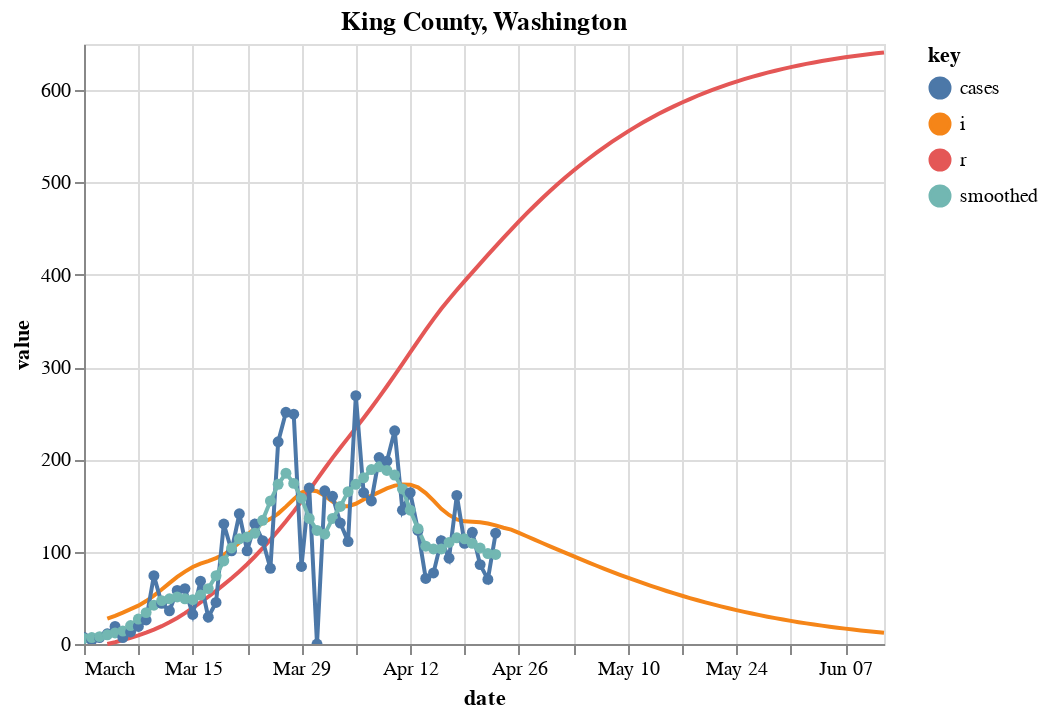

The cell this chart's notebook holds for it:
### Markdown cell above
# King and Save to CSV

### Code cell
fm = "prd_ets"
c = [county_state("King", "Washington")]
sir_df = county_sir(c, horizon=50, forecast_method=fm, fudge_factor=2.5)

# Plot forecast
fig, axes = plt.subplots(nrows=1, ncols=1, figsize=(1200/72,400/72))
fig.set_facecolor('w')
plot_rt_fc(sir_df, axes, c, forecast_method=fm)
plot_actuals_sir(sir_df, str(c[0].county + " County, " + c[0].state))

### Figure 1 — Vega-Lite specification as saved in the notebook (floating-point values rounded to 4 significant figures)
{"config": {"view": {"continuousWidth": 400, "continuousHeight": 300}}, "layer": [{"mark": "line", "encoding": {"color": {"type": "nominal", "field": "key"}, "x": {"type": "temporal", "field": "date"}, "y": {"type": "quantitative", "field": "value"}}, "title": "King County, Washington", "transform": [{"fold": ["i", "r"]}]}, {"mark": {"type": "line", "clip": true, "point": true}, "encoding": {"color": {"type": "nominal", "field": "key"}, "x": {"type": "temporal", "field": "date"}, "y": {"type": "quantitative", "field": "value"}}, "title": "King County, Washington", "transform": [{"fold": ["cases", "smoothed"]}]}], "data": {"name": "data-4684feb9e6b09e6fdd73b366f79940c2"}, "$schema": "https://vega.github.io/schema/vega-lite/v4.8.1.json", "datasets": {"data-4684feb9e6b09e6fdd73b366f79940c2": [{"date_str": "2020-03-01", "ML": 3.0, "Low_75": 1.3, "High_75": 5.44, "cases": 7.0, "smoothed": 6.0, "date": "2020-03-01T00:00:00", "fcst": 0.0, "prd_lin": 2.529, "prd_spln": 6.715, "prd_ets": null, "prd_loess": 3.175, "s": null, "i": null, "r": null, "b": null}, {"date_str": "2020-03-02", "ML": 2.74, "Low_75": 1.35, "High_75": 4.31, "cases": 4.0, "smoothed": 7.0, "date": "2020-03-02T00:00:00", "fcst": 0.0, "prd_lin": 2.488, "prd_spln": 5.024, "prd_ets": null, "prd_loess": 3.078, "s": null, "i": null, "r": null, "b": null}, {"date_str": "2020-03-03", "ML": 2.57, "Low_75": 1.31, "High_75": 3.83, "cases": 7.0, "smoothed": 8.0, "date": "2020-03-03T00:00:00", "fcst": 0.0, "prd_lin": 2.448, "prd_spln": 4.212, "prd_ets": null, "prd_loess": 2.984, "s": null, "i": null, "r": null, "b": null}, {"date_str": "2020-03-04", "ML": 2.57, "Low_75": 1.42, "High_75": 3.71, "cases": 11.0, "smoothed": 10.0, "date": "2020-03-04T00:00:00", "fcst": 0.0, "prd_lin": 2.408, "prd_spln": 3.703, "prd_ets": null, "prd_loess": 2.892, "s": 2253000.0, "i": 27.5, "r": 0.0, "b": 8.149e-08}, {"date_str": "2020-03-05", "ML": 2.52, "Low_75": 1.42, "High_75": 3.51, "cases": 19.0, "smoothed": 12.0, "date": "2020-03-05T00:00:00", "fcst": 0.0, "prd_lin": 2.367, "prd_spln": 3.343, "prd_ets": null, "prd_loess": 2.801, "s": 2253000.0, "i": 30.58, "r": 1.964, "b": 8.149e-08}, {"date_str": "2020-03-06", "ML": 2.43, "Low_75": 1.41, "High_75": 3.33, "cases": 7.0, "smoothed": 14.0, "date": "2020-03-06T00:00:00", "fcst": 0.0, "prd_lin": 2.327, "prd_spln": 3.07, "prd_ets": null, "prd_loess": 2.713, "s": 2253000.0, "i": 34.01, "r": 4.149, "b": 7.99e-08}, {"date_str": "2020-03-07", "ML": 2.67, "Low_75": 1.71, "High_75": 3.5, "cases": 13.0, "smoothed": 20.0, "date": "2020-03-07T00:00:00", "fcst": 0.0, "prd_lin": 2.287, "prd_spln": 2.852, "prd_ets": 2.681, "prd_loess": 2.627, "s": 2253000.0, "i": 37.71, "r": 6.578, "b": 7.705e-08}, {"date_str": "2020-03-08", "ML": 2.79, "Low_75": 1.91, "High_75": 3.53, "cases": 19.0, "smoothed": 27.0, "date": "2020-03-08T00:00:00", "fcst": 0.0, "prd_lin": 2.246, "prd_spln": 2.672, "prd_ets": 2.516, "prd_loess": 2.543, "s": 2253000.0, "i": 41.56, "r": 9.272, "b": 8.466e-08}, {"date_str": "2020-03-09", "ML": 2.74, "Low_75": 1.94, "High_75": 3.4, "cases": 26.0, "smoothed": 34.0, "date": "2020-03-09T00:00:00", "fcst": 0.0, "prd_lin": 2.206, "prd_spln": 2.52, "prd_ets": 2.699, "prd_loess": 2.461, "s": 2253000.0, "i": 46.52, "r": 12.24, "b": 8.846e-08}, {"date_str": "2020-03-10", "ML": 2.66, "Low_75": 1.99, "High_75": 3.31, "cases": 74.0, "smoothed": 42.0, "date": "2020-03-10T00:00:00", "fcst": 0.0, "prd_lin": 2.165, "prd_spln": 2.388, "prd_ets": 2.672, "prd_loess": 2.38, "s": 2253000.0, "i": 52.46, "r": 15.56, "b": 8.688e-08}, {"date_str": "2020-03-11", "ML": 2.41, "Low_75": 1.77, "High_75": 2.99, "cases": 44.0, "smoothed": 47.0, "date": "2020-03-11T00:00:00", "fcst": 0.0, "prd_lin": 2.125, "prd_spln": 2.272, "prd_ets": 2.604, "prd_loess": 2.302, "s": 2253000.0, "i": 58.98, "r": 19.31, "b": 8.434e-08}, {"date_str": "2020-03-12", "ML": 2.11, "Low_75": 1.46, "High_75": 2.62, "cases": 36.0, "smoothed": 49.0, "date": "2020-03-12T00:00:00", "fcst": 0.0, "prd_lin": 2.085, "prd_spln": 2.169, "prd_ets": 2.343, "prd_loess": 2.226, "s": 2253000.0, "i": 65.98, "r": 23.52, "b": 7.641e-08}, {"date_str": "2020-03-13", "ML": 1.9, "Low_75": 1.32, "High_75": 2.43, "cases": 58.0, "smoothed": 51.0, "date": "2020-03-13T00:00:00", "fcst": 0.0, "prd_lin": 2.044, "prd_spln": 2.075, "prd_ets": 2.029, "prd_loess": 2.152, "s": 2253000.0, "i": 72.62, "r": 28.24, "b": 6.69e-08}, {"date_str": "2020-03-14", "ML": 1.61, "Low_75": 1.03, "High_75": 2.12, "cases": 60.0, "smoothed": 49.0, "date": "2020-03-14T00:00:00", "fcst": 0.0, "prd_lin": 2.004, "prd_spln": 1.989, "prd_ets": 1.82, "prd_loess": 2.079, "s": 2253000.0, "i": 78.38, "r": 33.42, "b": 6.024e-08}, {"date_str": "2020-03-15", "ML": 1.44, "Low_75": 0.83, "High_75": 1.92, "cases": 32.0, "smoothed": 48.0, "date": "2020-03-15T00:00:00", "fcst": 0.0, "prd_lin": 1.964, "prd_spln": 1.911, "prd_ets": 1.522, "prd_loess": 2.009, "s": 2253000.0, "i": 83.42, "r": 39.02, "b": 5.105e-08}, {"date_str": "2020-03-16", "ML": 1.5, "Low_75": 0.91, "High_75": 1.99, "cases": 68.0, "smoothed": 53.0, "date": "2020-03-16T00:00:00", "fcst": 0.0, "prd_lin": 1.923, "prd_spln": 1.838, "prd_ets": 1.36, "prd_loess": 1.94, "s": 2253000.0, "i": 87.05, "r": 44.98, "b": 4.566e-08}, {"date_str": "2020-03-17", "ML": 1.59, "Low_75": 1.02, "High_75": 2.08, "cases": 29.0, "smoothed": 60.0, "date": "2020-03-17T00:00:00", "fcst": 0.0, "prd_lin": 1.883, "prd_spln": 1.771, "prd_ets": 1.452, "prd_loess": 1.874, "s": 2253000.0, "i": 89.79, "r": 51.2, "b": 4.756e-08}, {"date_str": "2020-03-18", "ML": 1.84, "Low_75": 1.26, "High_75": 2.29, "cases": 45.0, "smoothed": 74.0, "date": "2020-03-18T00:00:00", "fcst": 0.0, "prd_lin": 1.842, "prd_spln": 1.708, "prd_ets": 1.568, "prd_loess": 1.809, "s": 2253000.0, "i": 92.99, "r": 57.61, "b": 5.041e-08}, {"date_str": "2020-03-19", "ML": 2.0, "Low_75": 1.45, "High_75": 2.43, "cases": 130.0, "smoothed": 90.0, "date": "2020-03-19T00:00:00", "fcst": 0.0, "prd_lin": 1.802, "prd_spln": 1.648, "prd_ets": 1.854, "prd_loess": 1.747, "s": 2253000.0, "i": 96.91, "r": 64.25, "b": 5.834e-08}, {"date_str": "2020-03-20", "ML": 2.01, "Low_75": 1.52, "High_75": 2.44, "cases": 101.0, "smoothed": 104.0, "date": "2020-03-20T00:00:00", "fcst": 0.0, "prd_lin": 1.762, "prd_spln": 1.593, "prd_ets": 2.028, "prd_loess": 1.686, "s": 2253000.0, "i": 102.7, "r": 71.17, "b": 6.341e-08}, {"date_str": "2020-03-21", "ML": 1.88, "Low_75": 1.4, "High_75": 2.28, "cases": 141.0, "smoothed": 114.0, "date": "2020-03-21T00:00:00", "fcst": 0.0, "prd_lin": 1.721, "prd_spln": 1.54, "prd_ets": 2.03, "prd_loess": 1.627, "s": 2253000.0, "i": 110.1, "r": 78.51, "b": 6.373e-08}, {"date_str": "2020-03-22", "ML": 1.62, "Low_75": 1.13, "High_75": 1.99, "cases": 101.0, "smoothed": 116.0, "date": "2020-03-22T00:00:00", "fcst": 0.0, "prd_lin": 1.681, "prd_spln": 1.49, "prd_ets": 1.879, "prd_loess": 1.571, "s": 2253000.0, "i": 118.0, "r": 86.37, "b": 5.961e-08}, {"date_str": "2020-03-23", "ML": 1.49, "Low_75": 1.05, "High_75": 1.89, "cases": 130.0, "smoothed": 120.0, "date": "2020-03-23T00:00:00", "fcst": 0.0, "prd_lin": 1.641, "prd_spln": 1.443, "prd_ets": 1.589, "prd_loess": 1.516, "s": 2253000.0, "i": 125.4, "r": 94.8, "b": 5.137e-08}, {"date_str": "2020-03-24", "ML": 1.59, "Low_75": 1.13, "High_75": 1.96, "cases": 112.0, "smoothed": 134.0, "date": "2020-03-24T00:00:00", "fcst": 0.0, "prd_lin": 1.6, "prd_spln": 1.398, "prd_ets": 1.454, "prd_loess": 1.464, "s": 2253000.0, "i": 131.0, "r": 103.8, "b": 4.724e-08}, {"date_str": "2020-03-25", "ML": 1.75, "Low_75": 1.32, "High_75": 2.12, "cases": 82.0, "smoothed": 155.0, "date": "2020-03-25T00:00:00", "fcst": 0.0, "prd_lin": 1.56, "prd_spln": 1.355, "prd_ets": 1.577, "prd_loess": 1.414, "s": 2253000.0, "i": 135.6, "r": 113.1, "b": 5.041e-08}, {"date_str": "2020-03-26", "ML": 1.75, "Low_75": 1.34, "High_75": 2.11, "cases": 219.0, "smoothed": 173.0, "date": "2020-03-26T00:00:00", "fcst": 0.0, "prd_lin": 1.519, "prd_spln": 1.314, "prd_ets": 1.76, "prd_loess": 1.366, "s": 2253000.0, "i": 141.3, "r": 122.8, "b": 5.549e-08}, {"date_str": "2020-03-27", "ML": 1.64, "Low_75": 1.22, "High_75": 1.97, "cases": 251.0, "smoothed": 185.0, "date": "2020-03-27T00:00:00", "fcst": 0.0, "prd_lin": 1.479, "prd_spln": 1.275, "prd_ets": 1.757, "prd_loess": 1.32, "s": 2253000.0, "i": 148.8, "r": 132.9, "b": 5.549e-08}, {"date_str": "2020-03-28", "ML": 1.23, "Low_75": 0.82, "High_75": 1.56, "cases": 249.0, "smoothed": 174.0, "date": "2020-03-28T00:00:00", "fcst": 0.0, "prd_lin": 1.439, "prd_spln": 1.237, "prd_ets": 1.632, "prd_loess": 1.278, "s": 2252000.0, "i": 156.8, "r": 143.5, "b": 5.2e-08}, {"date_str": "2020-03-29", "ML": 0.9, "Low_75": 0.49, "High_75": 1.24, "cases": 84.0, "smoothed": 158.0, "date": "2020-03-29T00:00:00", "fcst": 0.0, "prd_lin": 1.398, "prd_spln": 1.201, "prd_ets": 1.177, "prd_loess": 1.237, "s": 2252000.0, "i": 164.0, "r": 154.7, "b": 3.9e-08}, {"date_str": "2020-03-30", "ML": 0.58, "Low_75": 0.19, "High_75": 0.92, "cases": 169.0, "smoothed": 136.0, "date": "2020-03-30T00:00:00", "fcst": 0.0, "prd_lin": 1.358, "prd_spln": 1.166, "prd_ets": 0.8253, "prd_loess": 1.199, "s": 2252000.0, "i": 166.7, "r": 166.4, "b": 2.854e-08}, {"date_str": "2020-03-31", "ML": 0.46, "Low_75": 0.07, "High_75": 0.78, "cases": 0.0, "smoothed": 123.0, "date": "2020-03-31T00:00:00", "fcst": 0.0, "prd_lin": 1.318, "prd_spln": 1.133, "prd_ets": 0.4918, "prd_loess": 1.16, "s": 2252000.0, "i": 165.5, "r": 178.3, "b": 1.839e-08}, {"date_str": "2020-04-01", "ML": 0.54, "Low_75": 0.14, "High_75": 0.89, "cases": 166.0, "smoothed": 119.0, "date": "2020-04-01T00:00:00", "fcst": 0.0, "prd_lin": 1.277, "prd_spln": 1.1, "prd_ets": 0.3857, "prd_loess": 1.119, "s": 2252000.0, "i": 160.5, "r": 190.2, "b": 1.459e-08}, {"date_str": "2020-04-02", "ML": 1.01, "Low_75": 0.56, "High_75": 1.4, "cases": 160.0, "smoothed": 136.0, "date": "2020-04-02T00:00:00", "fcst": 0.0, "prd_lin": 1.237, "prd_spln": 1.069, "prd_ets": 0.4985, "prd_loess": 1.081, "s": 2252000.0, "i": 154.3, "r": 201.6, "b": 1.712e-08}, {"date_str": "2020-04-03", "ML": 1.24, "Low_75": 0.78, "High_75": 1.6, "cases": 131.0, "smoothed": 149.0, "date": "2020-04-03T00:00:00", "fcst": 0.0, "prd_lin": 1.196, "prd_spln": 1.039, "prd_ets": 1.036, "prd_loess": 1.044, "s": 2252000.0, "i": 149.2, "r": 212.6, "b": 3.202e-08}, {"date_str": "2020-04-04", "ML": 1.42, "Low_75": 0.98, "High_75": 1.77, "cases": 111.0, "smoothed": 165.0, "date": "2020-04-04T00:00:00", "fcst": 0.0, "prd_lin": 1.156, "prd_spln": 1.01, "prd_ets": 1.285, "prd_loess": 1.01, "s": 2252000.0, "i": 149.3, "r": 223.3, "b": 3.932e-08}, {"date_str": "2020-04-05", "ML": 1.38, "Low_75": 0.95, "High_75": 1.72, "cases": 269.0, "smoothed": 173.0, "date": "2020-04-05T00:00:00", "fcst": 0.0, "prd_lin": 1.116, "prd_spln": 0.9824, "prd_ets": 1.471, "prd_loess": 0.9774, "s": 2252000.0, "i": 151.9, "r": 234.0, "b": 4.502e-08}, {"date_str": "2020-04-06", "ML": 1.34, "Low_75": 0.93, "High_75": 1.68, "cases": 164.0, "smoothed": 180.0, "date": "2020-04-06T00:00:00", "fcst": 0.0, "prd_lin": 1.075, "prd_spln": 0.9555, "prd_ets": 1.411, "prd_loess": 0.9471, "s": 2252000.0, "i": 156.5, "r": 244.8, "b": 4.376e-08}, {"date_str": "2020-04-07", "ML": 1.34, "Low_75": 0.93, "High_75": 1.67, "cases": 155.0, "smoothed": 189.0, "date": "2020-04-07T00:00:00", "fcst": 0.0, "prd_lin": 1.035, "prd_spln": 0.9295, "prd_ets": 1.356, "prd_loess": 0.9188, "s": 2252000.0, "i": 160.7, "r": 256.0, "b": 4.249e-08}, {"date_str": "2020-04-08", "ML": 1.25, "Low_75": 0.85, "High_75": 1.58, "cases": 202.0, "smoothed": 192.0, "date": "2020-04-08T00:00:00", "fcst": 0.0, "prd_lin": 0.9945, "prd_spln": 0.9043, "prd_ets": 1.351, "prd_loess": 0.8924, "s": 2252000.0, "i": 164.6, "r": 267.5, "b": 4.249e-08}, {"date_str": "2020-04-09", "ML": 1.09, "Low_75": 0.69, "High_75": 1.42, "cases": 198.0, "smoothed": 188.0, "date": "2020-04-09T00:00:00", "fcst": 0.0, "prd_lin": 0.9541, "prd_spln": 0.88, "prd_ets": 1.247, "prd_loess": 0.868, "s": 2252000.0, "i": 168.6, "r": 279.2, "b": 3.963e-08}, {"date_str": "2020-04-10", "ML": 0.99, "Low_75": 0.6, "High_75": 1.33, "cases": 231.0, "smoothed": 183.0, "date": "2020-04-10T00:00:00", "fcst": 0.0, "prd_lin": 0.9138, "prd_spln": 0.8565, "prd_ets": 1.069, "prd_loess": 0.8454, "s": 2252000.0, "i": 171.6, "r": 291.3, "b": 3.456e-08}, {"date_str": "2020-04-11", "ML": 0.77, "Low_75": 0.35, "High_75": 1.09, "cases": 145.0, "smoothed": 168.0, "date": "2020-04-11T00:00:00", "fcst": 0.0, "prd_lin": 0.8734, "prd_spln": 0.8338, "prd_ets": 0.9644, "prd_loess": 0.8246, "s": 2252000.0, "i": 172.7, "r": 303.5, "b": 3.139e-08}, {"date_str": "2020-04-12", "ML": 0.48, "Low_75": 0.09, "High_75": 0.78, "cases": 164.0, "smoothed": 145.0, "date": "2020-04-12T00:00:00", "fcst": 0.0, "prd_lin": 0.833, "prd_spln": 0.8118, "prd_ets": 0.7269, "prd_loess": 0.8056, "s": 2252000.0, "i": 172.6, "r": 315.9, "b": 2.441e-08}, {"date_str": "2020-04-13", "ML": 0.3, "Low_75": 0.0, "High_75": 0.59, "cases": 123.0, "smoothed": 125.0, "date": "2020-04-13T00:00:00", "fcst": 0.0, "prd_lin": 0.7926, "prd_spln": 0.7904, "prd_ets": 0.4169, "prd_loess": 0.7884, "s": 2252000.0, "i": 169.7, "r": 328.2, "b": 1.522e-08}, {"date_str": "2020-04-14", "ML": 0.21, "Low_75": 0.0, "High_75": 0.51, "cases": 71.0, "smoothed": 106.0, "date": "2020-04-14T00:00:00", "fcst": 0.0, "prd_lin": 0.7523, "prd_spln": 0.7698, "prd_ets": 0.2359, "prd_loess": 0.7729, "s": 2252000.0, "i": 163.4, "r": 340.3, "b": 9.512e-09}, {"date_str": "2020-04-15", "ML": 0.36, "Low_75": 0.01, "High_75": 0.65, "cases": 77.0, "smoothed": 103.0, "date": "2020-04-15T00:00:00", "fcst": 0.0, "prd_lin": 0.7119, "prd_spln": 0.7498, "prd_ets": 0.1557, "prd_loess": 0.7592, "s": 2252000.0, "i": 155.3, "r": 352.0, "b": 6.659e-09}, {"date_str": "2020-04-16", "ML": 0.51, "Low_75": 0.1, "High_75": 0.85, "cases": 112.0, "smoothed": 103.0, "date": "2020-04-16T00:00:00", "fcst": 0.0, "prd_lin": 0.6715, "prd_spln": 0.7304, "prd_ets": 0.3403, "prd_loess": 0.7472, "s": 2252000.0, "i": 146.5, "r": 363.1, "b": 1.141e-08}, {"date_str": "2020-04-17", "ML": 0.79, "Low_75": 0.34, "High_75": 1.19, "cases": 93.0, "smoothed": 110.0, "date": "2020-04-17T00:00:00", "fcst": 0.0, "prd_lin": 0.6311, "prd_spln": 0.7116, "prd_ets": 0.5139, "prd_loess": 0.737, "s": 2252000.0, "i": 139.8, "r": 373.5, "b": 1.617e-08}, {"date_str": "2020-04-18", "ML": 0.95, "Low_75": 0.48, "High_75": 1.35, "cases": 161.0, "smoothed": 115.0, "date": "2020-04-18T00:00:00", "fcst": 0.0, "prd_lin": 0.5908, "prd_spln": 0.6934, "prd_ets": 0.8252, "prd_loess": 0.7286, "s": 2252000.0, "i": 134.9, "r": 383.5, "b": 2.505e-08}, {"date_str": "2020-04-19", "ML": 0.94, "Low_75": 0.5, "High_75": 1.36, "cases": 109.0, "smoothed": 114.0, "date": "2020-04-19T00:00:00", "fcst": 0.0, "prd_lin": 0.5504, "prd_spln": 0.6757, "prd_ets": 0.9926, "prd_loess": 0.722, "s": 2252000.0, "i": 132.9, "r": 393.2, "b": 3.012e-08}, {"date_str": "2020-04-20", "ML": 0.86, "Low_75": 0.38, "High_75": 1.24, "cases": 121.0, "smoothed": 109.0, "date": "2020-04-20T00:00:00", "fcst": 0.0, "prd_lin": 0.51, "prd_spln": 0.6585, "prd_ets": 0.968, "prd_loess": 0.7173, "s": 2252000.0, "i": 132.4, "r": 402.7, "b": 2.98e-08}, {"date_str": "2020-04-21", "ML": 0.79, "Low_75": 0.31, "High_75": 1.17, "cases": 86.0, "smoothed": 104.0, "date": "2020-04-21T00:00:00", "fcst": 0.0, "prd_lin": 0.4696, "prd_spln": 0.6418, "prd_ets": 0.8699, "prd_loess": 0.7143, "s": 2252000.0, "i": 131.8, "r": 412.1, "b": 2.727e-08}, {"date_str": "2020-04-22", "ML": 0.72, "Low_75": 0.26, "High_75": 1.11, "cases": 70.0, "smoothed": 98.0, "date": "2020-04-22T00:00:00", "fcst": 0.0, "prd_lin": 0.4293, "prd_spln": 0.6256, "prd_ets": 0.7886, "prd_loess": 0.7133, "s": 2252000.0, "i": 130.5, "r": 421.5, "b": 2.505e-08}, {"date_str": "2020-04-23", "ML": 0.77, "Low_75": 0.3, "High_75": 1.17, "cases": 120.0, "smoothed": 97.0, "date": "2020-04-23T00:00:00", "fcst": 0.0, "prd_lin": 0.3254, "prd_spln": 0.6098, "prd_ets": 0.7109, "prd_loess": 0.7141, "s": 2252000.0, "i": 128.6, "r": 430.9, "b": 2.283e-08}, {"date_str": "2020-04-24", "ML": null, "Low_75": null, "High_75": null, "cases": null, "smoothed": null, "date": "2020-04-24T00:00:00", "fcst": 1.0, "prd_lin": 0.299, "prd_spln": 0.5945, "prd_ets": 0.7696, "prd_loess": 0.7167, "s": 2252000.0, "i": 126.0, "r": 440.0, "b": 2.441e-08}, {"date_str": "2020-04-25", "ML": null, "Low_75": null, "High_75": null, "cases": null, "smoothed": null, "date": "2020-04-25T00:00:00", "fcst": 1.0, "prd_lin": 0.2726, "prd_spln": 0.5796, "prd_ets": 0.7693, "prd_loess": 0.7212, "s": 2252000.0, "i": 123.9, "r": 449.0, "b": 1.885e-08}, {"date_str": "2020-04-26", "ML": null, "Low_75": null, "High_75": null, "cases": null, "smoothed": null, "date": "2020-04-26T00:00:00", "fcst": 1.0, "prd_lin": 0.2466, "prd_spln": 0.5651, "prd_ets": 0.769, "prd_loess": 0.7276, "s": 2252000.0, "i": 120.3, "r": 457.9, "b": 1.838e-08}, {"date_str": "2020-04-27", "ML": null, "Low_75": null, "High_75": null, "cases": null, "smoothed": null, "date": "2020-04-27T00:00:00", "fcst": 1.0, "prd_lin": 0.2209, "prd_spln": 0.551, "prd_ets": 0.7688, "prd_loess": 0.7359, "s": 2252000.0, "i": 116.7, "r": 466.5, "b": 1.792e-08}, {"date_str": "2020-04-28", "ML": null, "Low_75": null, "High_75": null, "cases": null, "smoothed": null, "date": "2020-04-28T00:00:00", "fcst": 1.0, "prd_lin": 0.1958, "prd_spln": 0.5372, "prd_ets": 0.7687, "prd_loess": 0.746, "s": 2252000.0, "i": 113.1, "r": 474.8, "b": 1.747e-08}, {"date_str": "2020-04-29", "ML": null, "Low_75": null, "High_75": null, "cases": null, "smoothed": null, "date": "2020-04-29T00:00:00", "fcst": 1.0, "prd_lin": 0.1714, "prd_spln": 0.5238, "prd_ets": 0.7685, "prd_loess": 0.758, "s": 2252000.0, "i": 109.5, "r": 482.9, "b": 1.703e-08}, {"date_str": "2020-04-30", "ML": null, "Low_75": null, "High_75": null, "cases": null, "smoothed": null, "date": "2020-04-30T00:00:00", "fcst": 1.0, "prd_lin": 0.1477, "prd_spln": 0.5108, "prd_ets": 0.7684, "prd_loess": 0.7719, "s": 2252000.0, "i": 105.8, "r": 490.7, "b": 1.661e-08}, {"date_str": "2020-05-01", "ML": null, "Low_75": null, "High_75": null, "cases": null, "smoothed": null, "date": "2020-05-01T00:00:00", "fcst": 1.0, "prd_lin": 0.1251, "prd_spln": 0.498, "prd_ets": 0.7683, "prd_loess": 0.7877, "s": 2252000.0, "i": 102.2, "r": 498.3, "b": 1.62e-08}, {"date_str": "2020-05-02", "ML": null, "Low_75": null, "High_75": null, "cases": null, "smoothed": null, "date": "2020-05-02T00:00:00", "fcst": 1.0, "prd_lin": 0.1035, "prd_spln": 0.4856, "prd_ets": 0.7683, "prd_loess": 0.8054, "s": 2252000.0, "i": 98.66, "r": 505.6, "b": 1.579e-08}, {"date_str": "2020-05-03", "ML": null, "Low_75": null, "High_75": null, "cases": null, "smoothed": null, "date": "2020-05-03T00:00:00", "fcst": 1.0, "prd_lin": 0.0831, "prd_spln": 0.4734, "prd_ets": 0.7682, "prd_loess": 0.825, "s": 2252000.0, "i": 95.12, "r": 512.6, "b": 1.54e-08}, {"date_str": "2020-05-04", "ML": null, "Low_75": null, "High_75": null, "cases": null, "smoothed": null, "date": "2020-05-04T00:00:00", "fcst": 1.0, "prd_lin": 0.06408, "prd_spln": 0.4616, "prd_ets": 0.7682, "prd_loess": 0.8464, "s": 2252000.0, "i": 91.63, "r": 519.4, "b": 1.501e-08}, {"date_str": "2020-05-05", "ML": null, "Low_75": null, "High_75": null, "cases": null, "smoothed": null, "date": "2020-05-05T00:00:00", "fcst": 1.0, "prd_lin": 0.04655, "prd_spln": 0.45, "prd_ets": 0.7681, "prd_loess": 0.8698, "s": 2252000.0, "i": 88.18, "r": 526.0, "b": 1.464e-08}, {"date_str": "2020-05-06", "ML": null, "Low_75": null, "High_75": null, "cases": null, "smoothed": null, "date": "2020-05-06T00:00:00", "fcst": 1.0, "prd_lin": 0.03064, "prd_spln": 0.4387, "prd_ets": 0.7681, "prd_loess": 0.895, "s": 2252000.0, "i": 84.79, "r": 532.3, "b": 1.427e-08}, {"date_str": "2020-05-07", "ML": null, "Low_75": null, "High_75": null, "cases": null, "smoothed": null, "date": "2020-05-07T00:00:00", "fcst": 1.0, "prd_lin": 0.0165, "prd_spln": 0.4276, "prd_ets": 0.7681, "prd_loess": 0.9222, "s": 2252000.0, "i": 81.45, "r": 538.3, "b": 1.391e-08}, {"date_str": "2020-05-08", "ML": null, "Low_75": null, "High_75": null, "cases": null, "smoothed": null, "date": "2020-05-08T00:00:00", "fcst": 1.0, "prd_lin": 0.004248, "prd_spln": 0.4168, "prd_ets": 0.7681, "prd_loess": 0.9512, "s": 2252000.0, "i": 78.19, "r": 544.1, "b": 1.356e-08}, {"date_str": "2020-05-09", "ML": null, "Low_75": null, "High_75": null, "cases": null, "smoothed": null, "date": "2020-05-09T00:00:00", "fcst": 1.0, "prd_lin": -0.00597, "prd_spln": 0.4062, "prd_ets": 0.7681, "prd_loess": 0.9822, "s": 2252000.0, "i": 74.99, "r": 549.7, "b": 1.322e-08}, {"date_str": "2020-05-10", "ML": null, "Low_75": null, "High_75": null, "cases": null, "smoothed": null, "date": "2020-05-10T00:00:00", "fcst": 1.0, "prd_lin": -0.01402, "prd_spln": 0.3959, "prd_ets": 0.768, "prd_loess": 1.015, "s": 2252000.0, "i": 71.87, "r": 555.1, "b": 1.288e-08}, {"date_str": "2020-05-11", "ML": null, "Low_75": null, "High_75": null, "cases": null, "smoothed": null, "date": "2020-05-11T00:00:00", "fcst": 1.0, "prd_lin": -0.0199, "prd_spln": 0.3857, "prd_ets": 0.768, "prd_loess": 1.05, "s": 2252000.0, "i": 68.82, "r": 560.2, "b": 1.255e-08}, {"date_str": "2020-05-12", "ML": null, "Low_75": null, "High_75": null, "cases": null, "smoothed": null, "date": "2020-05-12T00:00:00", "fcst": 1.0, "prd_lin": -0.02378, "prd_spln": 0.3758, "prd_ets": 0.768, "prd_loess": 1.086, "s": 2252000.0, "i": 65.85, "r": 565.1, "b": 1.223e-08}, {"date_str": "2020-05-13", "ML": null, "Low_75": null, "High_75": null, "cases": null, "smoothed": null, "date": "2020-05-13T00:00:00", "fcst": 1.0, "prd_lin": -0.02585, "prd_spln": 0.3661, "prd_ets": 0.768, "prd_loess": 1.125, "s": 2252000.0, "i": 62.96, "r": 569.8, "b": 1.192e-08}, {"date_str": "2020-05-14", "ML": null, "Low_75": null, "High_75": null, "cases": null, "smoothed": null, "date": "2020-05-14T00:00:00", "fcst": 1.0, "prd_lin": -0.02631, "prd_spln": 0.3565, "prd_ets": 0.768, "prd_loess": 1.165, "s": 2252000.0, "i": 60.15, "r": 574.3, "b": 1.161e-08}, {"date_str": "2020-05-15", "ML": null, "Low_75": null, "High_75": null, "cases": null, "smoothed": null, "date": "2020-05-15T00:00:00", "fcst": 1.0, "prd_lin": -0.02535, "prd_spln": 0.3472, "prd_ets": 0.768, "prd_loess": 1.208, "s": 2252000.0, "i": 57.43, "r": 578.6, "b": 1.131e-08}, {"date_str": "2020-05-16", "ML": null, "Low_75": null, "High_75": null, "cases": null, "smoothed": null, "date": "2020-05-16T00:00:00", "fcst": 1.0, "prd_lin": -0.02316, "prd_spln": 0.3381, "prd_ets": 0.768, "prd_loess": 1.252, "s": 2252000.0, "i": 54.79, "r": 582.7, "b": 1.101e-08}, {"date_str": "2020-05-17", "ML": null, "Low_75": null, "High_75": null, "cases": null, "smoothed": null, "date": "2020-05-17T00:00:00", "fcst": 1.0, "prd_lin": -0.01994, "prd_spln": 0.3291, "prd_ets": 0.768, "prd_loess": 1.298, "s": 2252000.0, "i": 52.23, "r": 586.6, "b": 1.072e-08}, {"date_str": "2020-05-18", "ML": null, "Low_75": null, "High_75": null, "cases": null, "smoothed": null, "date": "2020-05-18T00:00:00", "fcst": 1.0, "prd_lin": -0.01588, "prd_spln": 0.3203, "prd_ets": 0.768, "prd_loess": 1.346, "s": 2252000.0, "i": 49.76, "r": 590.4, "b": 1.043e-08}, {"date_str": "2020-05-19", "ML": null, "Low_75": null, "High_75": null, "cases": null, "smoothed": null, "date": "2020-05-19T00:00:00", "fcst": 1.0, "prd_lin": -0.01117, "prd_spln": 0.3117, "prd_ets": 0.768, "prd_loess": 1.396, "s": 2252000.0, "i": 47.38, "r": 593.9, "b": 1.016e-08}, {"date_str": "2020-05-20", "ML": null, "Low_75": null, "High_75": null, "cases": null, "smoothed": null, "date": "2020-05-20T00:00:00", "fcst": 1.0, "prd_lin": -0.006015, "prd_spln": 0.3032, "prd_ets": 0.768, "prd_loess": 1.448, "s": 2252000.0, "i": 45.08, "r": 597.3, "b": 9.882e-09}, {"date_str": "2020-05-21", "ML": null, "Low_75": null, "High_75": null, "cases": null, "smoothed": null, "date": "2020-05-21T00:00:00", "fcst": 1.0, "prd_lin": -0.0005954, "prd_spln": 0.2949, "prd_ets": 0.768, "prd_loess": 1.502, "s": 2252000.0, "i": 42.86, "r": 600.5, "b": 9.614e-09}, {"date_str": "2020-05-22", "ML": null, "Low_75": null, "High_75": null, "cases": null, "smoothed": null, "date": "2020-05-22T00:00:00", "fcst": 1.0, "prd_lin": 0.004891, "prd_spln": 0.2868, "prd_ets": 0.768, "prd_loess": 1.557, "s": 2252000.0, "i": 40.73, "r": 603.6, "b": 9.351e-09}, {"date_str": "2020-05-23", "ML": null, "Low_75": null, "High_75": null, "cases": null, "smoothed": null, "date": "2020-05-23T00:00:00", "fcst": 1.0, "prd_lin": 0.01025, "prd_spln": 0.2787, "prd_ets": 0.768, "prd_loess": 1.615, "s": 2252000.0, "i": 38.68, "r": 606.5, "b": 9.092e-09}, {"date_str": "2020-05-24", "ML": null, "Low_75": null, "High_75": null, "cases": null, "smoothed": null, "date": "2020-05-24T00:00:00", "fcst": 1.0, "prd_lin": 0.01529, "prd_spln": 0.2709, "prd_ets": 0.768, "prd_loess": 1.674, "s": 2252000.0, "i": 36.7, "r": 609.3, "b": 8.838e-09}, {"date_str": "2020-05-25", "ML": null, "Low_75": null, "High_75": null, "cases": null, "smoothed": null, "date": "2020-05-25T00:00:00", "fcst": 1.0, "prd_lin": 0.01982, "prd_spln": 0.2632, "prd_ets": 0.768, "prd_loess": 1.735, "s": 2252000.0, "i": 34.81, "r": 611.9, "b": 8.589e-09}, {"date_str": "2020-05-26", "ML": null, "Low_75": null, "High_75": null, "cases": null, "smoothed": null, "date": "2020-05-26T00:00:00", "fcst": 1.0, "prd_lin": 0.02364, "prd_spln": 0.2556, "prd_ets": 0.768, "prd_loess": 1.799, "s": 2252000.0, "i": 33.0, "r": 614.4, "b": 8.344e-09}, {"date_str": "2020-05-27", "ML": null, "Low_75": null, "High_75": null, "cases": null, "smoothed": null, "date": "2020-05-27T00:00:00", "fcst": 1.0, "prd_lin": 0.02658, "prd_spln": 0.2481, "prd_ets": 0.768, "prd_loess": 1.864, "s": 2252000.0, "i": 31.26, "r": 616.7, "b": 8.104e-09}, {"date_str": "2020-05-28", "ML": null, "Low_75": null, "High_75": null, "cases": null, "smoothed": null, "date": "2020-05-28T00:00:00", "fcst": 1.0, "prd_lin": 0.02859, "prd_spln": 0.2408, "prd_ets": 0.768, "prd_loess": 1.931, "s": 2252000.0, "i": 29.6, "r": 619.0, "b": 7.867e-09}, {"date_str": "2020-05-29", "ML": null, "Low_75": null, "High_75": null, "cases": null, "smoothed": null, "date": "2020-05-29T00:00:00", "fcst": 1.0, "prd_lin": 0.02973, "prd_spln": 0.2336, "prd_ets": 0.768, "prd_loess": 2.0, "s": 2252000.0, "i": 28.01, "r": 621.1, "b": 7.635e-09}, {"date_str": "2020-05-30", "ML": null, "Low_75": null, "High_75": null, "cases": null, "smoothed": null, "date": "2020-05-30T00:00:00", "fcst": 1.0, "prd_lin": 0.03006, "prd_spln": 0.2265, "prd_ets": 0.768, "prd_loess": 2.071, "s": 2252000.0, "i": 26.49, "r": 623.1, "b": 7.406e-09}, {"date_str": "2020-05-31", "ML": null, "Low_75": null, "High_75": null, "cases": null, "smoothed": null, "date": "2020-05-31T00:00:00", "fcst": 1.0, "prd_lin": 0.02965, "prd_spln": 0.2195, "prd_ets": 0.768, "prd_loess": 2.143, "s": 2252000.0, "i": 25.04, "r": 625.0, "b": 7.182e-09}, {"date_str": "2020-06-01", "ML": null, "Low_75": null, "High_75": null, "cases": null, "smoothed": null, "date": "2020-06-01T00:00:00", "fcst": 1.0, "prd_lin": 0.02853, "prd_spln": 0.2127, "prd_ets": 0.768, "prd_loess": 2.218, "s": 2252000.0, "i": 23.66, "r": 626.7, "b": 6.961e-09}, {"date_str": "2020-06-02", "ML": null, "Low_75": null, "High_75": null, "cases": null, "smoothed": null, "date": "2020-06-02T00:00:00", "fcst": 1.0, "prd_lin": 0.02678, "prd_spln": 0.2059, "prd_ets": 0.768, "prd_loess": 2.295, "s": 2252000.0, "i": 22.34, "r": 628.4, "b": 6.744e-09}, {"date_str": "2020-06-03", "ML": null, "Low_75": null, "High_75": null, "cases": null, "smoothed": null, "date": "2020-06-03T00:00:00", "fcst": 1.0, "prd_lin": 0.02446, "prd_spln": 0.1993, "prd_ets": 0.768, "prd_loess": 2.373, "s": 2252000.0, "i": 21.08, "r": 630.0, "b": 6.53e-09}, {"date_str": "2020-06-04", "ML": null, "Low_75": null, "High_75": null, "cases": null, "smoothed": null, "date": "2020-06-04T00:00:00", "fcst": 1.0, "prd_lin": 0.02161, "prd_spln": 0.1928, "prd_ets": 0.768, "prd_loess": 2.453, "s": 2252000.0, "i": 19.89, "r": 631.5, "b": 6.32e-09}, {"date_str": "2020-06-05", "ML": null, "Low_75": null, "High_75": null, "cases": null, "smoothed": null, "date": "2020-06-05T00:00:00", "fcst": 1.0, "prd_lin": 0.0183, "prd_spln": 0.1864, "prd_ets": 0.768, "prd_loess": 2.536, "s": 2252000.0, "i": 18.75, "r": 633.0, "b": 6.113e-09}, {"date_str": "2020-06-06", "ML": null, "Low_75": null, "High_75": null, "cases": null, "smoothed": null, "date": "2020-06-06T00:00:00", "fcst": 1.0, "prd_lin": 0.01459, "prd_spln": 0.18, "prd_ets": 0.768, "prd_loess": 2.62, "s": 2252000.0, "i": 17.67, "r": 634.3, "b": 5.909e-09}, {"date_str": "2020-06-07", "ML": null, "Low_75": null, "High_75": null, "cases": null, "smoothed": null, "date": "2020-06-07T00:00:00", "fcst": 1.0, "prd_lin": 0.01053, "prd_spln": 0.1738, "prd_ets": 0.768, "prd_loess": 2.706, "s": 2252000.0, "i": 16.64, "r": 635.6, "b": 5.708e-09}, {"date_str": "2020-06-08", "ML": null, "Low_75": null, "High_75": null, "cases": null, "smoothed": null, "date": "2020-06-08T00:00:00", "fcst": 1.0, "prd_lin": 0.006176, "prd_spln": 0.1677, "prd_ets": 0.768, "prd_loess": 2.794, "s": 2252000.0, "i": 15.67, "r": 636.7, "b": 5.511e-09}, {"date_str": "2020-06-09", "ML": null, "Low_75": null, "High_75": null, "cases": null, "smoothed": null, "date": "2020-06-09T00:00:00", "fcst": 1.0, "prd_lin": 0.001594, "prd_spln": 0.1616, "prd_ets": 0.768, "prd_loess": 2.884, "s": 2252000.0, "i": 14.74, "r": 637.9, "b": 5.317e-09}, {"date_str": "2020-06-10", "ML": null, "Low_75": null, "High_75": null, "cases": null, "smoothed": null, "date": "2020-06-10T00:00:00", "fcst": 1.0, "prd_lin": -0.003161, "prd_spln": 0.1557, "prd_ets": 0.768, "prd_loess": 2.975, "s": 2252000.0, "i": 13.87, "r": 638.9, "b": 5.125e-09}, {"date_str": "2020-06-11", "ML": null, "Low_75": null, "High_75": null, "cases": null, "smoothed": null, "date": "2020-06-11T00:00:00", "fcst": 1.0, "prd_lin": -0.008032, "prd_spln": 0.1498, "prd_ets": 0.768, "prd_loess": 3.069, "s": 2252000.0, "i": 13.03, "r": 639.9, "b": 4.936e-09}, {"date_str": "2020-06-12", "ML": null, "Low_75": null, "High_75": null, "cases": null, "smoothed": null, "date": "2020-06-12T00:00:00", "fcst": 1.0, "prd_lin": -0.01296, "prd_spln": 0.1441, "prd_ets": 0.768, "prd_loess": 3.165, "s": 2252000.0, "i": 12.25, "r": 640.8, "b": 4.751e-09}]}}
